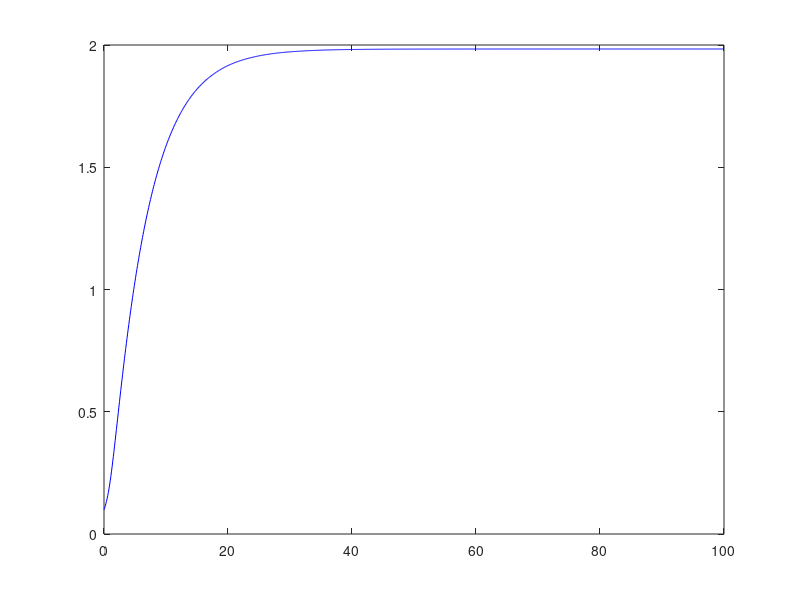

Write the MATLAB code that produced this figure.
function runode1
    tspan = 0:0.1:100;
    init_cond1 = [.1];
    
[t, x] = ode45(@ode_fun1, tspan, init_cond1);

    save('ode1data');

    figure; plot(t, x(:, 1),'b');; 
    
end

function dxdt = ode_fun1(t, x)
    dxdt = zeros(1, 1);
    n=2;
    k=.18; %
    beta=0.36;

    dx1dt = beta * (x(1)^n / (k^n + x(1)^n))- 0.18*x(1);
    dxdt(1) = dx1dt;
end